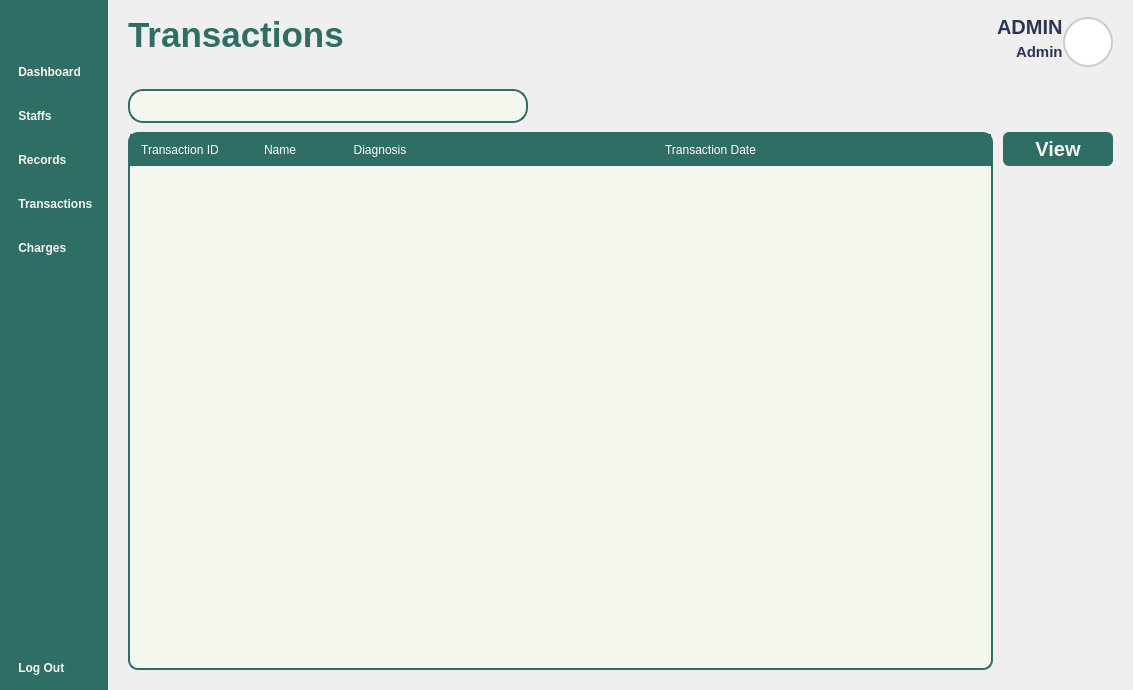
<?xml version="1.0" encoding="UTF-8"?>
<ui version="4.0">
 <class>Form</class>
 <widget class="QWidget" name="Form">
  <property name="geometry">
   <rect>
    <x>0</x>
    <y>0</y>
    <width>1133</width>
    <height>690</height>
   </rect>
  </property>
  <property name="windowTitle">
   <string>Form</string>
  </property>
  <property name="styleSheet">
   <string notr="true">*{
	padding: 0px;
	margin: 0px;
	border: 0px;
}
QPushButton {
	font: 900 17pt &quot;Satoshi Black&quot;;
	background-color: transparent;
 	border-radius: 10px;
	font-weight: bold;
	color: #F4F7ED;
	text-align: left;
	padding: 5px 5px;
}
#NavBar {
    background-color: #2E6E65;
}
QLabel {
	font: 900 10pt &quot;Satoshi Black&quot;;
	font-size: 25px;
	font-weight: bold;
	color: #2E6E65;
	qproperty-alignment: 'AlignLeft';
    qproperty-wordWrap: true;
	background: transparent;
}
</string>
  </property>
  <layout class="QHBoxLayout" name="horizontalLayout_4">
   <property name="spacing">
    <number>0</number>
   </property>
   <property name="leftMargin">
    <number>0</number>
   </property>
   <property name="topMargin">
    <number>0</number>
   </property>
   <property name="rightMargin">
    <number>0</number>
   </property>
   <property name="bottomMargin">
    <number>0</number>
   </property>
   <item>
    <widget class="QWidget" name="NavBar" native="true">
     <property name="enabled">
      <bool>true</bool>
     </property>
     <property name="sizePolicy">
      <sizepolicy hsizetype="Fixed" vsizetype="Expanding">
       <horstretch>0</horstretch>
       <verstretch>0</verstretch>
      </sizepolicy>
     </property>
     <property name="minimumSize">
      <size>
       <width>0</width>
       <height>0</height>
      </size>
     </property>
     <property name="maximumSize">
      <size>
       <width>300</width>
       <height>16777215</height>
      </size>
     </property>
     <property name="autoFillBackground">
      <bool>false</bool>
     </property>
     <property name="styleSheet">
      <string notr="true"/>
     </property>
     <layout class="QVBoxLayout" name="verticalLayout">
      <property name="leftMargin">
       <number>10</number>
      </property>
      <property name="topMargin">
       <number>10</number>
      </property>
      <property name="rightMargin">
       <number>10</number>
      </property>
      <property name="bottomMargin">
       <number>10</number>
      </property>
      <item>
       <widget class="QPushButton" name="NavBarButton">
        <property name="toolTip">
         <string>View Main Dashboard</string>
        </property>
        <property name="styleSheet">
         <string notr="true">QPushButton {
	padding: 10px 8px;
}</string>
        </property>
        <property name="text">
         <string/>
        </property>
        <property name="icon">
         <iconset resource="../Images/resources.qrc">
          <normaloff>:/icons/icons/align-justify.svg</normaloff>:/icons/icons/align-justify.svg</iconset>
        </property>
        <property name="iconSize">
         <size>
          <width>35</width>
          <height>35</height>
         </size>
        </property>
       </widget>
      </item>
      <item>
       <spacer name="verticalSpacer_2">
        <property name="orientation">
         <enum>Qt::Vertical</enum>
        </property>
        <property name="sizeType">
         <enum>QSizePolicy::Preferred</enum>
        </property>
        <property name="sizeHint" stdset="0">
         <size>
          <width>10</width>
          <height>10</height>
         </size>
        </property>
       </spacer>
      </item>
      <item>
       <layout class="QVBoxLayout" name="MainButtons">
        <property name="spacing">
         <number>20</number>
        </property>
        <property name="sizeConstraint">
         <enum>QLayout::SetNoConstraint</enum>
        </property>
        <item>
         <widget class="QPushButton" name="DashboardButton">
          <property name="toolTip">
           <string>View Main Dashboard</string>
          </property>
          <property name="styleSheet">
           <string notr="true"/>
          </property>
          <property name="text">
           <string> Dashboard</string>
          </property>
          <property name="icon">
           <iconset resource="../Images/resources.qrc">
            <normaloff>:/icons/icons/layout-dashboard.svg</normaloff>:/icons/icons/layout-dashboard.svg</iconset>
          </property>
          <property name="iconSize">
           <size>
            <width>40</width>
            <height>40</height>
           </size>
          </property>
         </widget>
        </item>
        <item>
         <widget class="QPushButton" name="StaffsButton">
          <property name="toolTip">
           <string>View Staff Record</string>
          </property>
          <property name="styleSheet">
           <string notr="true"/>
          </property>
          <property name="text">
           <string> Staffs</string>
          </property>
          <property name="icon">
           <iconset resource="../Images/resources.qrc">
            <normaloff>:/icons/icons/user-round-pen.svg</normaloff>:/icons/icons/user-round-pen.svg</iconset>
          </property>
          <property name="iconSize">
           <size>
            <width>40</width>
            <height>40</height>
           </size>
          </property>
         </widget>
        </item>
        <item>
         <widget class="QPushButton" name="PatientsButton">
          <property name="toolTip">
           <string>View Patient Record</string>
          </property>
          <property name="styleSheet">
           <string notr="true"/>
          </property>
          <property name="text">
           <string> Records</string>
          </property>
          <property name="icon">
           <iconset resource="../Images/resources.qrc">
            <normaloff>:/icons/icons/file-text.svg</normaloff>:/icons/icons/file-text.svg</iconset>
          </property>
          <property name="iconSize">
           <size>
            <width>40</width>
            <height>40</height>
           </size>
          </property>
         </widget>
        </item>
        <item>
         <widget class="QPushButton" name="TransactionsButton">
          <property name="toolTip">
           <string>View Transactions </string>
          </property>
          <property name="styleSheet">
           <string notr="true">QPushButton{
	font: 900 20pt &quot;Satoshi Black&quot;;	
}</string>
          </property>
          <property name="text">
           <string> Transactions</string>
          </property>
          <property name="icon">
           <iconset resource="../Images/resources.qrc">
            <normaloff>:/icons/icons/tickets.svg</normaloff>:/icons/icons/tickets.svg</iconset>
          </property>
          <property name="iconSize">
           <size>
            <width>40</width>
            <height>40</height>
           </size>
          </property>
         </widget>
        </item>
        <item>
         <widget class="QPushButton" name="ChargesButton">
          <property name="toolTip">
           <string>View Reports and Overviews</string>
          </property>
          <property name="styleSheet">
           <string notr="true"/>
          </property>
          <property name="text">
           <string> Charges</string>
          </property>
          <property name="icon">
           <iconset resource="../Images/resources.qrc">
            <normaloff>:/icons/icons/hand-coins.svg</normaloff>:/icons/icons/hand-coins.svg</iconset>
          </property>
          <property name="iconSize">
           <size>
            <width>40</width>
            <height>40</height>
           </size>
          </property>
         </widget>
        </item>
       </layout>
      </item>
      <item>
       <spacer name="verticalSpacer">
        <property name="orientation">
         <enum>Qt::Vertical</enum>
        </property>
        <property name="sizeHint" stdset="0">
         <size>
          <width>20</width>
          <height>40</height>
         </size>
        </property>
       </spacer>
      </item>
      <item>
       <layout class="QVBoxLayout" name="SettingButtons">
        <property name="spacing">
         <number>15</number>
        </property>
        <item alignment="Qt::AlignVCenter">
         <widget class="QPushButton" name="LogOutButton">
          <property name="toolTip">
           <string>Log Out from your Account</string>
          </property>
          <property name="styleSheet">
           <string notr="true"/>
          </property>
          <property name="text">
           <string> Log Out</string>
          </property>
          <property name="icon">
           <iconset resource="../Images/resources.qrc">
            <normaloff>:/icons/icons/log-out.svg</normaloff>:/icons/icons/log-out.svg</iconset>
          </property>
          <property name="iconSize">
           <size>
            <width>40</width>
            <height>40</height>
           </size>
          </property>
         </widget>
        </item>
       </layout>
      </item>
     </layout>
    </widget>
   </item>
   <item>
    <widget class="QFrame" name="MainBodyContainer">
     <property name="enabled">
      <bool>true</bool>
     </property>
     <property name="sizePolicy">
      <sizepolicy hsizetype="Expanding" vsizetype="Expanding">
       <horstretch>0</horstretch>
       <verstretch>0</verstretch>
      </sizepolicy>
     </property>
     <property name="styleSheet">
      <string notr="true">#Header {
	padding: 10px 20px;
padding-top: 15px;
}
QLabel {
    padding: 0px; 
}
#UserType {
	font: 300 10pt &quot;Lexend Light&quot;;
	font-size: 15px;
	color: #2B3752;
}
#UserName {
	font: 600 10pt &quot;Lexend SemiBold&quot;;
	font-size: 20px;
	color: #2B3752;
}
#InterfaceTitle{
	font-size: 35px;
}
QGraphicsView {
    border: 2px solid #ccc; 
    border-radius: 25px;
    background: white; 
}
</string>
     </property>
     <property name="frameShape">
      <enum>QFrame::StyledPanel</enum>
     </property>
     <property name="frameShadow">
      <enum>QFrame::Raised</enum>
     </property>
     <layout class="QVBoxLayout" name="verticalLayout_2">
      <property name="spacing">
       <number>0</number>
      </property>
      <property name="leftMargin">
       <number>0</number>
      </property>
      <property name="topMargin">
       <number>0</number>
      </property>
      <property name="rightMargin">
       <number>0</number>
      </property>
      <property name="bottomMargin">
       <number>0</number>
      </property>
      <item alignment="Qt::AlignTop">
       <widget class="QFrame" name="Header">
        <property name="sizePolicy">
         <sizepolicy hsizetype="Expanding" vsizetype="Expanding">
          <horstretch>0</horstretch>
          <verstretch>0</verstretch>
         </sizepolicy>
        </property>
        <property name="minimumSize">
         <size>
          <width>0</width>
          <height>80</height>
         </size>
        </property>
        <property name="maximumSize">
         <size>
          <width>16777215</width>
          <height>80</height>
         </size>
        </property>
        <property name="cursor">
         <cursorShape>ArrowCursor</cursorShape>
        </property>
        <property name="frameShape">
         <enum>QFrame::StyledPanel</enum>
        </property>
        <property name="frameShadow">
         <enum>QFrame::Raised</enum>
        </property>
        <layout class="QHBoxLayout" name="horizontalLayout_3">
         <property name="spacing">
          <number>0</number>
         </property>
         <property name="leftMargin">
          <number>0</number>
         </property>
         <property name="topMargin">
          <number>0</number>
         </property>
         <property name="rightMargin">
          <number>0</number>
         </property>
         <property name="bottomMargin">
          <number>0</number>
         </property>
         <item>
          <widget class="QLabel" name="InterfaceTitle">
           <property name="layoutDirection">
            <enum>Qt::LeftToRight</enum>
           </property>
           <property name="text">
            <string>Transactions</string>
           </property>
           <property name="alignment">
            <set>Qt::AlignLeading</set>
           </property>
          </widget>
         </item>
         <item>
          <layout class="QHBoxLayout" name="UserPanel">
           <property name="rightMargin">
            <number>0</number>
           </property>
           <item>
            <layout class="QVBoxLayout" name="UserInfo">
             <property name="spacing">
              <number>0</number>
             </property>
             <item alignment="Qt::AlignRight">
              <widget class="QLabel" name="UserName">
               <property name="text">
                <string>ADMIN</string>
               </property>
               <property name="alignment">
                <set>Qt::AlignLeading</set>
               </property>
              </widget>
             </item>
             <item alignment="Qt::AlignRight">
              <widget class="QLabel" name="UserType">
               <property name="text">
                <string>Admin</string>
               </property>
               <property name="alignment">
                <set>Qt::AlignLeading</set>
               </property>
              </widget>
             </item>
            </layout>
           </item>
           <item>
            <widget class="QFrame" name="Profile">
             <property name="sizePolicy">
              <sizepolicy hsizetype="Fixed" vsizetype="Fixed">
               <horstretch>0</horstretch>
               <verstretch>0</verstretch>
              </sizepolicy>
             </property>
             <property name="minimumSize">
              <size>
               <width>50</width>
               <height>50</height>
              </size>
             </property>
             <property name="maximumSize">
              <size>
               <width>50</width>
               <height>50</height>
              </size>
             </property>
             <property name="frameShape">
              <enum>QFrame::StyledPanel</enum>
             </property>
             <property name="frameShadow">
              <enum>QFrame::Raised</enum>
             </property>
             <layout class="QVBoxLayout" name="verticalLayout_3">
              <property name="spacing">
               <number>0</number>
              </property>
              <property name="leftMargin">
               <number>0</number>
              </property>
              <property name="topMargin">
               <number>0</number>
              </property>
              <property name="rightMargin">
               <number>0</number>
              </property>
              <property name="bottomMargin">
               <number>0</number>
              </property>
              <item>
               <widget class="QGraphicsView" name="ProfilePic">
                <property name="enabled">
                 <bool>true</bool>
                </property>
                <property name="sizePolicy">
                 <sizepolicy hsizetype="Preferred" vsizetype="Preferred">
                  <horstretch>0</horstretch>
                  <verstretch>0</verstretch>
                 </sizepolicy>
                </property>
                <property name="minimumSize">
                 <size>
                  <width>0</width>
                  <height>0</height>
                 </size>
                </property>
               </widget>
              </item>
             </layout>
            </widget>
           </item>
          </layout>
         </item>
        </layout>
       </widget>
      </item>
      <item>
       <widget class="QFrame" name="Body">
        <property name="sizePolicy">
         <sizepolicy hsizetype="Expanding" vsizetype="Expanding">
          <horstretch>0</horstretch>
          <verstretch>0</verstretch>
         </sizepolicy>
        </property>
        <property name="styleSheet">
         <string notr="true">QTableWidget {
    background-color: #F4F7ED;
    gridline-color: #D9E4DC;
    border: 2px solid #2E6E65;
    border-radius: 9px; 
}

QTableWidget::item {
    border: 1px solid #2E6E65;
}

QTableWidget::item:alternate {
    background-color: #E0E0E0;  
}

QTableWidget QHeaderView::section {
    background-color: #2E6E65;
    color: white;
    padding: 5px;
    font: bold 14px &quot;Segoe UI&quot;;
	border: 2px solid #2E6E65;
}

QTableWidget::item:selected {
    background-color: #CCE3D0;
    color: #2E6E65;
}
</string>
        </property>
        <property name="frameShape">
         <enum>QFrame::StyledPanel</enum>
        </property>
        <property name="frameShadow">
         <enum>QFrame::Raised</enum>
        </property>
        <layout class="QVBoxLayout" name="verticalLayout_4">
         <property name="leftMargin">
          <number>0</number>
         </property>
         <property name="topMargin">
          <number>0</number>
         </property>
         <property name="rightMargin">
          <number>0</number>
         </property>
         <property name="bottomMargin">
          <number>0</number>
         </property>
         <item>
          <widget class="QWidget" name="BodyLayout" native="true">
           <layout class="QVBoxLayout" name="verticalLayout_5">
            <property name="spacing">
             <number>0</number>
            </property>
            <property name="leftMargin">
             <number>20</number>
            </property>
            <property name="topMargin">
             <number>0</number>
            </property>
            <property name="rightMargin">
             <number>20</number>
            </property>
            <property name="bottomMargin">
             <number>20</number>
            </property>
            <item alignment="Qt::AlignTop">
             <widget class="QWidget" name="Buttons" native="true">
              <property name="sizePolicy">
               <sizepolicy hsizetype="Expanding" vsizetype="Preferred">
                <horstretch>0</horstretch>
                <verstretch>0</verstretch>
               </sizepolicy>
              </property>
              <property name="minimumSize">
               <size>
                <width>0</width>
                <height>0</height>
               </size>
              </property>
              <property name="styleSheet">
               <string notr="true">#SearchBar {
	background-color: #F4F7ED;
	border: 2px solid #2E6E65; 
    border-radius: 15px;
}
#Search{
	background-color: transparent ;
	font: 300 14pt &quot;Lexend Light&quot;;
}
#AddUserButton {
	padding: 0px 30px;
	text-align: center;
}
QComboBox {
    background-color: #F4F7ED;
    border: 2px solid #2E6E65;
    border-radius: 10px;
    padding: 5px 10px;
	font: 300 12pt &quot;Lexend Light&quot;;
}
QComboBox::drop-down {
    subcontrol-origin: padding;
    subcontrol-position: top right;
    width: 30px;
    border-left: 1px solid #2E6E65;
    background-color: #D9E4DC;
    border-top-right-radius: 8px;
    border-bottom-right-radius: 8px;
}
QComboBox::down-arrow {
    image: url(:/lucide/icons/chevron-down.svg);
    width: 20px;
    height: 20px;
}
QComboBox QAbstractItemView {
    background-color: #F4F7ED;
    selection-background-color: #CCE3D0;
    border: 1px solid #2E6E65;
    border-radius: 2px;
    outline: 0;  
	font: 300 12pt &quot;Lexend Light&quot;;
}

</string>
              </property>
              <layout class="QHBoxLayout" name="horizontalLayout">
               <property name="spacing">
                <number>5</number>
               </property>
               <property name="leftMargin">
                <number>0</number>
               </property>
               <property name="rightMargin">
                <number>0</number>
               </property>
               <item>
                <widget class="QWidget" name="SearchBar" native="true">
                 <property name="sizePolicy">
                  <sizepolicy hsizetype="Expanding" vsizetype="Fixed">
                   <horstretch>0</horstretch>
                   <verstretch>0</verstretch>
                  </sizepolicy>
                 </property>
                 <property name="minimumSize">
                  <size>
                   <width>290</width>
                   <height>0</height>
                  </size>
                 </property>
                 <property name="maximumSize">
                  <size>
                   <width>400</width>
                   <height>16777215</height>
                  </size>
                 </property>
                 <layout class="QHBoxLayout" name="horizontalLayout_2">
                  <property name="spacing">
                   <number>0</number>
                  </property>
                  <property name="leftMargin">
                   <number>0</number>
                  </property>
                  <property name="topMargin">
                   <number>5</number>
                  </property>
                  <property name="rightMargin">
                   <number>0</number>
                  </property>
                  <property name="bottomMargin">
                   <number>5</number>
                  </property>
                  <item>
                   <widget class="QLineEdit" name="Search">
                    <property name="sizePolicy">
                     <sizepolicy hsizetype="Expanding" vsizetype="Expanding">
                      <horstretch>0</horstretch>
                      <verstretch>0</verstretch>
                     </sizepolicy>
                    </property>
                   </widget>
                  </item>
                  <item>
                   <widget class="QPushButton" name="SearchIcon">
                    <property name="text">
                     <string/>
                    </property>
                    <property name="icon">
                     <iconset resource="../Images/resources.qrc">
                      <normaloff>:/icons/icons/search.svg</normaloff>:/icons/icons/search.svg</iconset>
                    </property>
                    <property name="iconSize">
                     <size>
                      <width>35</width>
                      <height>35</height>
                     </size>
                    </property>
                   </widget>
                  </item>
                 </layout>
                </widget>
               </item>
               <item>
                <spacer name="horizontalSpacer">
                 <property name="orientation">
                  <enum>Qt::Horizontal</enum>
                 </property>
                 <property name="sizeHint" stdset="0">
                  <size>
                   <width>30</width>
                   <height>20</height>
                  </size>
                 </property>
                </spacer>
               </item>
              </layout>
             </widget>
            </item>
            <item>
             <widget class="QWidget" name="Transaction" native="true">
              <property name="sizePolicy">
               <sizepolicy hsizetype="Expanding" vsizetype="Expanding">
                <horstretch>0</horstretch>
                <verstretch>0</verstretch>
               </sizepolicy>
              </property>
              <property name="styleSheet">
               <string notr="true">QPushButton {
	font: 900 10pt &quot;Satoshi Black&quot;;
	background-color:  #2E6E65;
	border-radius: 6px;
	font-weight: bold;	
	font-size: 20px;
	color: #F4F7ED;
	text-align: center;
}</string>
              </property>
              <layout class="QHBoxLayout" name="horizontalLayout_5">
               <property name="spacing">
                <number>10</number>
               </property>
               <property name="leftMargin">
                <number>0</number>
               </property>
               <property name="topMargin">
                <number>0</number>
               </property>
               <property name="rightMargin">
                <number>0</number>
               </property>
               <property name="bottomMargin">
                <number>0</number>
               </property>
               <item>
                <widget class="QScrollArea" name="scrollArea">
                 <property name="styleSheet">
                  <string notr="true">QScrollBar:vertical{
     background: transparent;
     width: 10px;
     border-radius: 5px;
}
QScrollBar:horizontal  {
     background: transparent;
     height: 10px;
     border-radius: 5px;
}
QScrollBar::handle:vertical,
QScrollBar::handle:horizontal  {
    	background: #C0C0C0;
    	border-radius: 5px;
}
QScrollBar::handle:vertical:hover,
QScrollBar::handle:horizontal:hover {
    	background: #A0A0A0;
}
QScrollBar::add-line:vertical,
QScrollBar::sub-line:horizontal{
    	background: none;
    	border: none;
}

</string>
                 </property>
                 <property name="widgetResizable">
                  <bool>true</bool>
                 </property>
                 <widget class="QWidget" name="scrollAreaWidgetContents">
                  <property name="geometry">
                   <rect>
                    <x>0</x>
                    <y>0</y>
                    <width>716</width>
                    <height>517</height>
                   </rect>
                  </property>
                  <layout class="QVBoxLayout" name="verticalLayout_7">
                   <property name="spacing">
                    <number>0</number>
                   </property>
                   <property name="leftMargin">
                    <number>0</number>
                   </property>
                   <property name="topMargin">
                    <number>0</number>
                   </property>
                   <property name="rightMargin">
                    <number>0</number>
                   </property>
                   <property name="bottomMargin">
                    <number>0</number>
                   </property>
                   <item>
                    <widget class="QTableWidget" name="TransactionTable">
                     <property name="font">
                      <font>
                       <pointsize>12</pointsize>
                      </font>
                     </property>
                     <property name="styleSheet">
                      <string notr="true">QTableWidget {
	background-color: #F4F7ED;
	gridline-color: transparent;
	border-radius: 10px;
	border: 2px solid #2E6E65;
}
QTableWidget::item {
	border: none;
	font: 16pt &quot;Lexend&quot;;
}
QTableWidget::item:selected {
	background-color: rgba(46, 110, 101, 0.3);
}
QTableWidget QHeaderView::section {
	background-color: #2E6E65;
	color: white;
	padding: 5px;
	font: 18px &quot;Lexend Medium&quot;;
	border: 2px solid #2E6E65;
}</string>
                     </property>
                     <property name="sizeAdjustPolicy">
                      <enum>QAbstractScrollArea::AdjustToContents</enum>
                     </property>
                     <property name="cornerButtonEnabled">
                      <bool>true</bool>
                     </property>
                     <property name="columnCount">
                      <number>4</number>
                     </property>
                     <attribute name="horizontalHeaderHighlightSections">
                      <bool>true</bool>
                     </attribute>
                     <attribute name="horizontalHeaderStretchLastSection">
                      <bool>true</bool>
                     </attribute>
                     <column>
                      <property name="text">
                       <string>Transaction ID</string>
                      </property>
                     </column>
                     <column>
                      <property name="text">
                       <string>Name</string>
                      </property>
                     </column>
                     <column>
                      <property name="text">
                       <string>Diagnosis</string>
                      </property>
                     </column>
                     <column>
                      <property name="text">
                       <string>Transaction Date</string>
                      </property>
                     </column>
                    </widget>
                   </item>
                  </layout>
                 </widget>
                </widget>
               </item>
               <item alignment="Qt::AlignTop">
                <widget class="QWidget" name="widget" native="true">
                 <property name="minimumSize">
                  <size>
                   <width>110</width>
                   <height>0</height>
                  </size>
                 </property>
                 <layout class="QVBoxLayout" name="verticalLayout_6">
                  <property name="spacing">
                   <number>5</number>
                  </property>
                  <property name="leftMargin">
                   <number>0</number>
                  </property>
                  <property name="topMargin">
                   <number>0</number>
                  </property>
                  <property name="rightMargin">
                   <number>0</number>
                  </property>
                  <property name="bottomMargin">
                   <number>0</number>
                  </property>
                  <item>
                   <widget class="QPushButton" name="ViewTransaction">
                    <property name="text">
                     <string>View</string>
                    </property>
                   </widget>
                  </item>
                 </layout>
                </widget>
               </item>
              </layout>
             </widget>
            </item>
           </layout>
          </widget>
         </item>
        </layout>
       </widget>
      </item>
     </layout>
    </widget>
   </item>
  </layout>
 </widget>
 <resources>
  <include location="../Images/resources.qrc"/>
 </resources>
 <connections/>
</ui>
